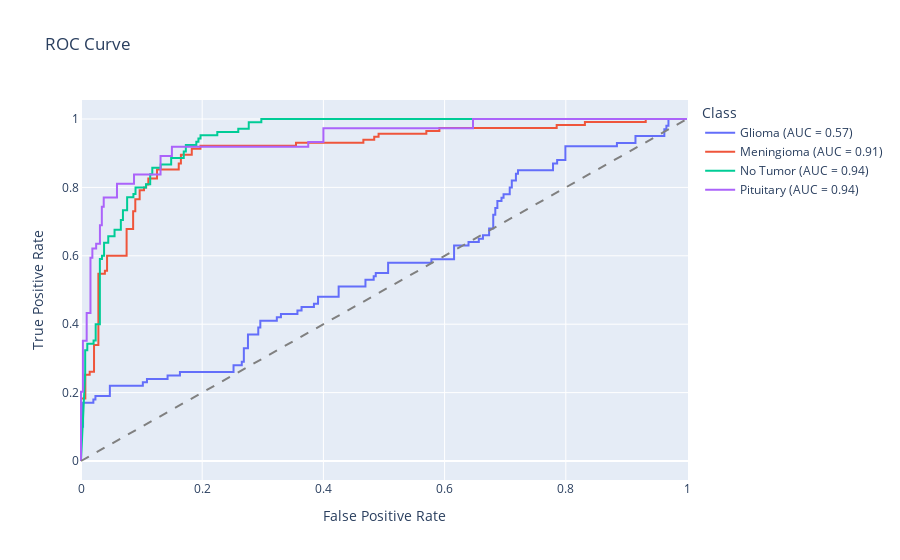

The code cell stored with this chart in its notebook:
### Code cell
courbe_ROC(model_1,x_test,y_test)
